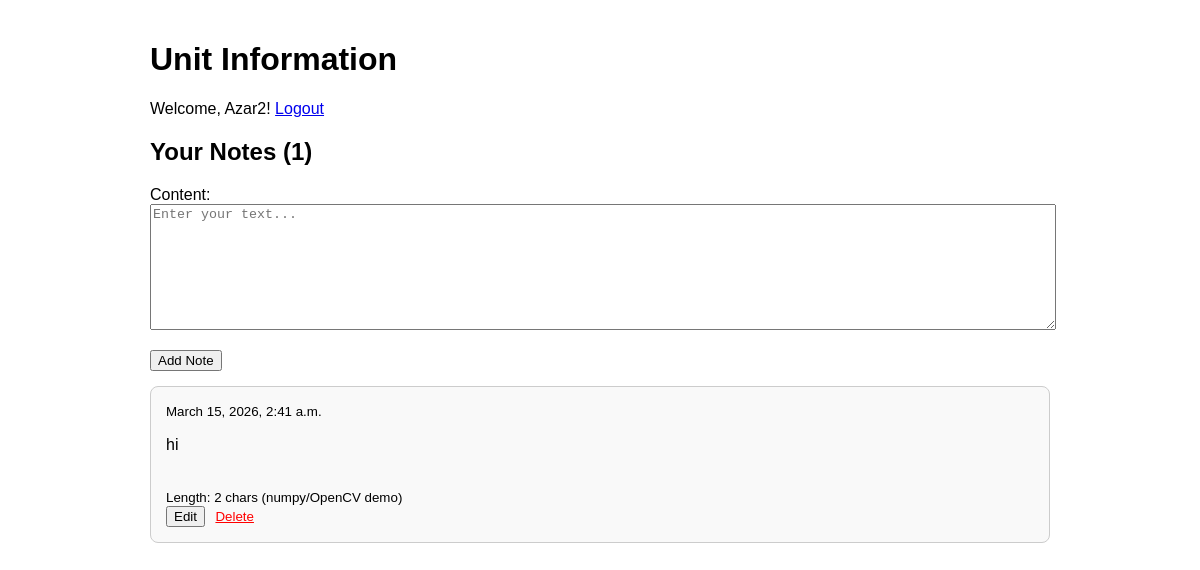
The page / (signed in) on the database as committed earlier.
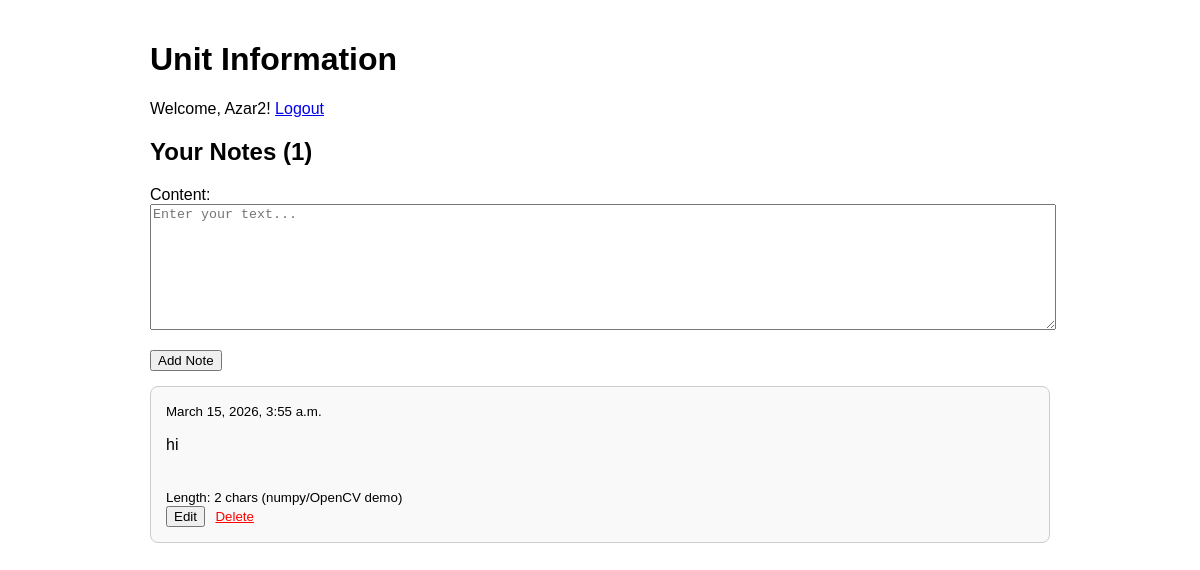
The same page on the database as committed later.
### notes/models.py (models this page shows, shortened)
class Note(models.Model):
    user = models.ForeignKey(User, on_delete=models.CASCADE, related_name='notes')
    content = models.TextField()
    created_at = models.DateTimeField(auto_now_add=True)
    def get_length_info(self):
        import numpy as np
        text_array = np.array([len(self.content)])
        return f"Length: {text_array[0]} chars (numpy/OpenCV demo)"

### notes/views.py (the view)
# urls.py: path('', views.home, name='home'),
def home(request):
    if request.user.is_authenticated:
        notes = Note.objects.filter(user=request.user).order_by('-created_at')
    else:
        notes = []
    form = NoteForm()
    return render(request, 'notes/home.html', {
        'form': form,
        'notes': notes,
        'is_authenticated': request.user.is_authenticated,
    })

### notes/forms.py
class NoteForm(forms.ModelForm):
    class Meta:
        model = Note
        fields = ['content']
        widgets = {
            'content': forms.Textarea(attrs={'rows': 5, 'placeholder': 'Enter your text...'}),
        }

### notes/templates/notes/home.html (shortened to what this page needs)
<!DOCTYPE html>
<html lang="en">
<head>
</head>
<body>
    <h1>Unit Information</h1>
    {% if user.is_authenticated %}
        <p>Welcome, {{ user.username }}! <a href="{% url 'logout' %}">Logout</a></p>
        <h2>Your Notes ({{ notes.count }})</h2>
        <form method="post" action="{% url 'add_note' %}">
            {{ form.as_p }}
            <button type="submit">Add Note</button>
        </form>
        {% for note in notes %}
    <div style="border: 1px solid #ccc; padding: 15px; margin: 15px 0; border-radius: 8px; background: #f9f9f9;">
        <small>{{ note.created_at }}</small><br>
        <div id="v{{ note.id }}">
            {{ note.content|linebreaks }}<br>
            <small>{{ note.get_length_info }}</small>
        </div>
        <button type="button" id="editbtn{{ note.id }}"
                onclick="document.getElementById('v{{ note.id }}').style.display='none';
                         document.getElementById('e{{ note.id }}').style.display='block';
                         this.style.display='none';">
            Edit
        </button>
        <form method="post" action="{% url 'delete_note' note_id=note.id %}"
              style="display:inline; margin-left: 0px;"
              onsubmit="return confirm('Are you sure you want to delete this note?');">
            <button type="submit" style="color: red; border: none; background: none; cursor: pointer; text-decoration: underline;">
                Delete
            </button>
        </form>
    </div>
{% empty %}
    <p>You have no notes yet. Add one above!</p>
{% endfor %}
    {% else %}
        <p>Please <a href="{% url 'login' %}">login</a> or <a href="{% url 'register' %}">register</a> to add and see your personal notes.</p>
    {% endif %}
</body>
</html>

### notes/templates/notes/home.html (style rules this page uses)
body { font-family: Arial; max-width: 900px; margin: auto; padding: 20px; }
textarea { width: 100%; min-height: 120px; }

Rows that differ between the two databases and show on the page:
removed Note: created_at "March 15, 2026, 2:41 a.m.", content "hi", get_length_info "Length: 2 chars (numpy/OpenCV demo)"
added Note: created_at "March 15, 2026, 3:55 a.m.", content "hi", get_length_info "Length: 2 chars (numpy/OpenCV demo)"
